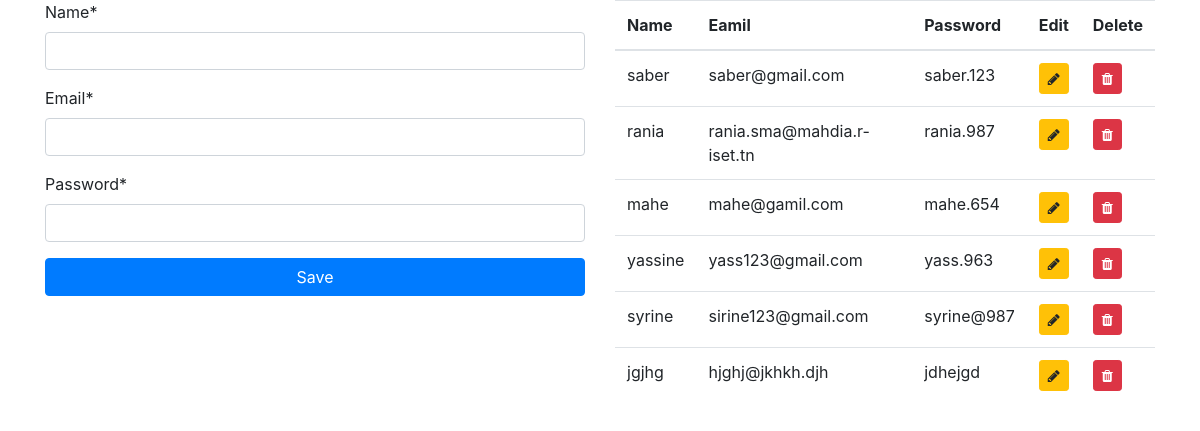
/crud/, run on the app's committed database.
### crud/models.py (models this page shows)
class MyUser(models.Model):
    name=models.CharField(max_length=200)
    email=models.CharField(max_length=200)
    password=models.CharField(max_length=200)

### crud/views.py (the view)
# urls.py: path('',views.create_user, name="create_user"),
def create_user(request):
    form = MyUserForms(request.POST or None)
    if form.is_valid():
        form.save()
        return redirect ('/crud')
    return render(request,'index.html',{'form':form, 'users':MyUser.objects.all()})

### crud/forms.py
class MyUserForms(forms.ModelForm):
    class Meta:
        model = MyUser
        fields = ['name','email','password']

### crud/templates/index.html (shortened to what this page needs)
<!DOCTYPE html>
<html lang="en">
<head>
    <link rel="stylesheet" href="https://stackpath.bootstrapcdn.com/bootstrap/4.5.0/css/bootstrap.min.css"
>
    <link rel="stylesheet" href="https://stackpath.bootstrapcdn.com/font-awesome/4.7.0/css/font-awesome.min.css">
</head>
<body>
    <div class="container">
        {% load crispy_forms_tags %}
        <div class="row">
            <div class="col-lg-6">
                <form action="" method="POST">
                    {{form|crispy}}
                    <button type="submit" class="btn btn-block btn-primary">Save</button>
                </form>
            </div>
            <div class="col-lg-6">
                <table class="table">
                    <thead>
                        <th>Name</th>
                        <th>Eamil</th>
                        <th>Password</th>
                        <th>Edit</th>
                        <th>Delete</th>
                    </thead>
                    <tbody>
                        {% for i in users %}
                        <tr>
                            <td>{{i.name}}</td>
                            <td>{{i.email}}</td>
                            <td>{{i.password}}</td>
                            <td>
                                <a class="btn btn-sm btn-warning" href="/crud/update/{{i.id}}">
                                <i class="fa fa-pencil"></i>
                                </a>
                            </td>
                            <td>
                                <a class="btn btn-sm btn-danger" href="/crud/delete/{{i.id}}">
                                <i class="fa fa-trash"></i>
                                </a>
                            </td>
                        </tr>
                        {% endfor %}
                    </tbody>
                </table>
            </div>
        </div>
    </div>
</body>
</html>

### data on the page
MyUser: name "saber", email "saber@gmail.com", password "saber.123"
MyUser: name "rania", email "rania.sma@mahdia.r-iset.tn", password "rania.987"
MyUser: name "mahe", email "mahe@gamil.com", password "mahe.654"
MyUser: name "yassine", email "yass123@gmail.com", password "yass.963"
MyUser: name "syrine", email "sirine123@gmail.com", password "syrine@987"
MyUser: name "jgjhg", email "hjghj@jkhkh.djh", password "jdhejgd"
